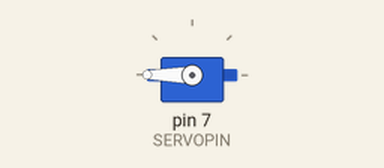
The sketch below on a simulated Arduino Uno, built with avr-gcc and run on an emulated ATmega328P. Parts: servo.

Above: at 0.05 s.
At 0.45 s:
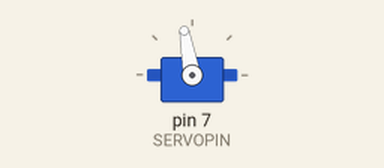
At 2.0 s:
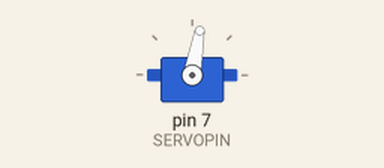
At 4.0 s:
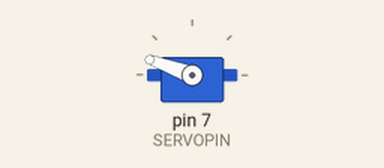
Timing chart, 0 to 9.2 s (numbered marks = the images above):
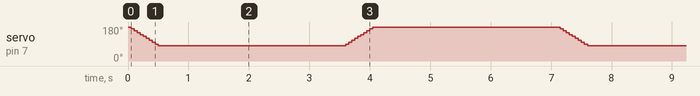

Measured:
- by itself, servo on pin 7 (SERVOPIN): repeats every 7.1 s: 160° 0.05 s, 150° 0.05 s, 140° 0.05 s, 130° 0.05 s, 120° 0.05 s, 110° 0.05 s, 100° 0.05 s, 90° 0.05 s, 80° 3.1 s, 90° 0.05 s, 100° 0.05 s, 110° 0.05 s, 120° 0.05 s, 130° 0.05 s, 140° 0.05 s, 150° 0.05 s, 160° 0.05 s, 170° 0.05 s, 180° 3.1 s, 170° 0.05 s

The sketch:

Servo.ino
```cpp
#include <Servo.h>
#define SERVOPIN 7

Servo myservo; // 建立Servo物件，控制伺服馬達

void setup() {
  Serial.begin(9600);
  myservo.attach(SERVOPIN); // 連接數位腳位7，伺服馬達的訊號線
  myservo.write(180); // 柵欄起始角度

}

void loop() {
  for(int i=180;i>=80;i-=10) {
    myservo.write(i);
    delay(50);
  }
  delay(3000);
  for(int i=80;i<=180;i+=10) {
    myservo.write(i);
    delay(50);
  }
  delay(3000);

}
```
